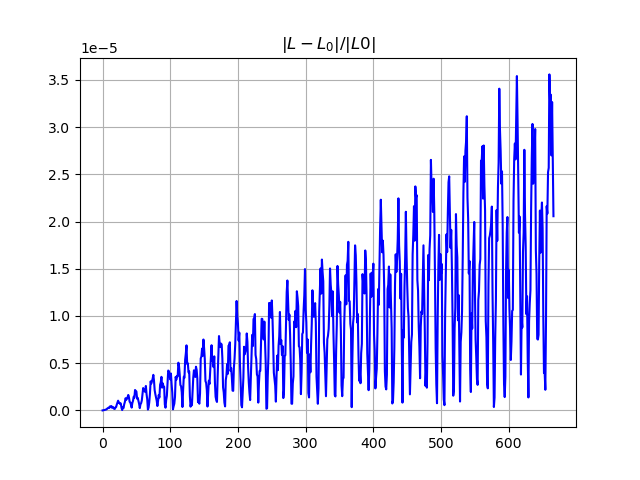

Recreate this plot in Python.
import matplotlib.pyplot as plt
import numpy as np

ris = np.loadtxt('prova.txt', unpack = True)

plt.plot(ris, color = 'blue')
plt.grid()
plt.title('$|L-L_0|/|L0|$')
plt.savefig('momentoAngolare.png')
plt.show()

